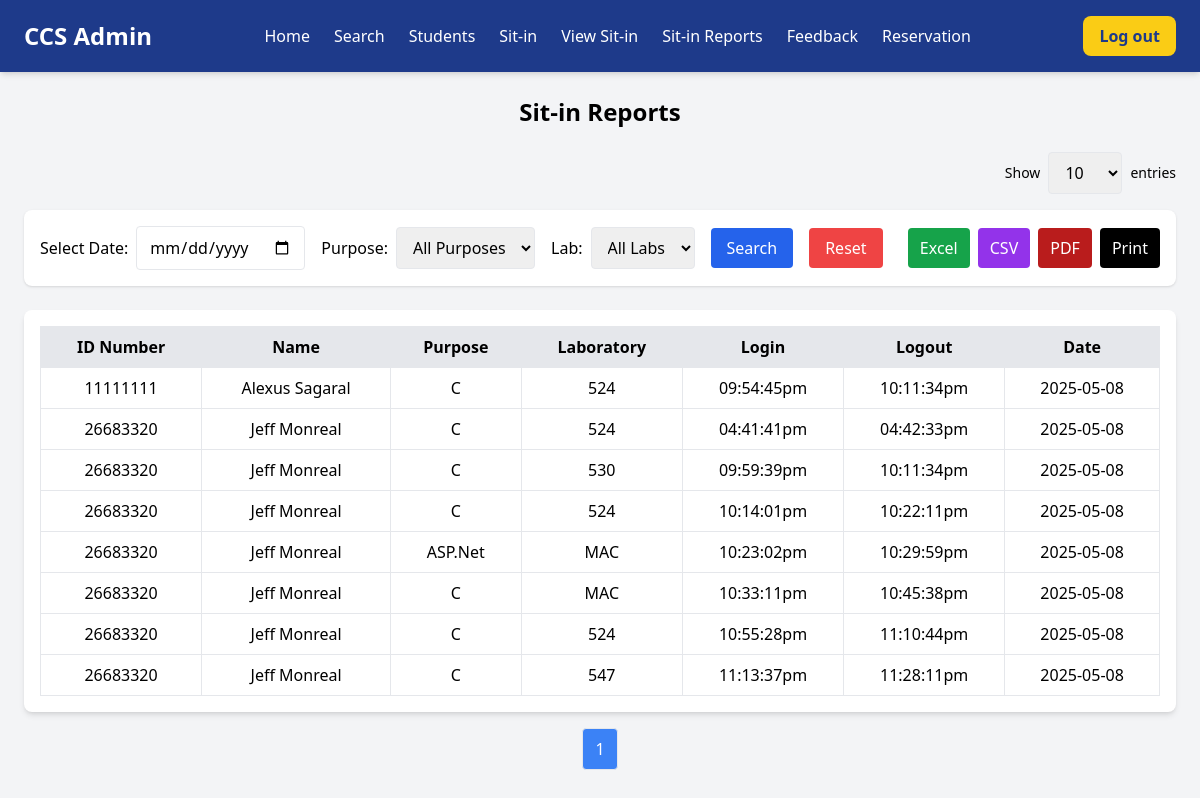
The page /sit-in-reports.php (signed in) on the database its author committed.
### tables this page shows
CREATE TABLE `sit_in_sessions` (
  `id` int(11) NOT NULL,
  `student_id` int(11) NOT NULL,
  `lab_room` varchar(50) NOT NULL,
  `purpose` varchar(100) NOT NULL,
  `start_time` datetime NOT NULL,
  `end_time` datetime DEFAULT NULL,
  `status` enum('active','completed') DEFAULT 'active',
  `created_at` timestamp NOT NULL DEFAULT current_timestamp()
);

CREATE TABLE `users` (
  `ID` int(11) NOT NULL,
  `ID_NUMBER` int(11) NOT NULL,
  `LASTNAME` varchar(50) NOT NULL,
  `FIRSTNAME` varchar(50) NOT NULL,
  `MIDDLENAME` varchar(50) DEFAULT NULL,
  `COURSE` varchar(100) DEFAULT NULL,
  `YEAR` int(11) DEFAULT NULL,
  `USERNAME` varchar(50) NOT NULL,
  `PASSWORD` varchar(100) NOT NULL,
  `EMAIL` varchar(100) NOT NULL,
  `ADDRESS` varchar(30) DEFAULT NULL,
  `SESSION` int(11) DEFAULT 30,
  `IMAGE` varchar(100) DEFAULT NULL,
  `CREATED_AT` timestamp NOT NULL DEFAULT current_timestamp(),
  `user_type` enum('student','admin') NOT NULL DEFAULT 'student',
  `POINTS` int(11) DEFAULT 0
);

### sit-in-reports.php (the view, shortened to what this page needs)
<?php
require_once 'database.php';
$entries_per_page = isset($_GET['entries']) ? (int)$_GET['entries'] : 10;
$page = isset($_GET['page']) ? (int)$_GET['page'] : 1;
$offset = ($page - 1) * $entries_per_page;
$query = "SELECT s.*, u.FIRSTNAME, u.LASTNAME
          FROM sit_in_sessions s
          JOIN users u ON s.student_id = u.ID_NUMBER
          WHERE s.status = 'completed'";
$params = [];
$types = "";
$query .= " ORDER BY DATE(s.end_time) ASC LIMIT ? OFFSET ?";
$params[] = $entries_per_page;
$params[] = $offset;
$types .= "ii";
$stmt = $conn->prepare($query);
if (!empty($params)) {
    $stmt->bind_param($types, ...$params);
}
$stmt->execute();
$records = $stmt->get_result();
$count_query = "SELECT COUNT(*) as total
                FROM sit_in_sessions s
                JOIN users u ON s.student_id = u.ID_NUMBER
                WHERE s.status = 'completed'";
$count_stmt = $conn->prepare($count_query);
$count_stmt->execute();
$total_records = $count_stmt->get_result()->fetch_assoc()['total'];
$total_pages = ceil($total_records / $entries_per_page);
?>
<!DOCTYPE html>
<html lang="en">
<head>
    <script src="https://cdn.tailwindcss.com"></script>
</head>
<body class="bg-gray-100">
    <?php include 'admin-nav.php'; ?>
    <div class="max-w-7xl mx-auto p-6">
        <h2 class="text-2xl font-bold text-center mb-6">Sit-in Reports</h2>
        <div class="flex justify-end mb-4">
            <form method="GET" class="flex items-center gap-2">
            <label for="entries" class="text-sm font-medium">Show</label>
            <select name="entries" id="entries" class="border rounded px-3 py-2" onchange="this.form.submit()">
                <option value="10" <?= $entries_per_page == 10 ? 'selected' : '' ?>>10</option>
            </select>
            <span class="text-sm font-medium">entries</span>
            </form>
        </div>
        <form method="POST" class="flex gap-4 mb-6 flex-wrap items-center bg-white p-4 rounded-lg shadow">
            <div class="flex items-center gap-2">
                <label class="font-medium">Select Date:</label>
                <input type="date" name="end_date" class="border rounded px-3 py-2"
                       value="<?php echo isset($_POST['end_date']) ? $_POST['end_date'] : ''; ?>"
                       required>
            </div>
            <div class="flex items-center gap-2">
                <label class="font-medium">Purpose:</label>
                <select name="purpose" class="border rounded px-3 py-2">
                    <option value="">All Purposes</option>
                </select>
            </div>
            <div class="flex items-center gap-2">
                <label class="font-medium">Lab:</label>
                <select name="lab" class="border rounded px-3 py-2">
                    <option value="">All Labs</option>
                </select>
            </div>
            <button type="submit" class="bg-blue-600 text-white px-4 py-2 rounded hover:bg-blue-700">Search</button>
            <a href="sit-in-reports.php" class="bg-red-500 text-white px-4 py-2 rounded hover:bg-red-600">Reset</a>
            <div class="flex flex-1 justify-end gap-2">
                <a href="#" onclick="exportToExcel()" class="bg-green-600 text-white px-3 py-2 rounded">Excel</a>
                <a href="?export=csv" class="bg-purple-600 text-white px-3 py-2 rounded">CSV</a>
                <a href="?export=pdf" class="bg-red-700 text-white px-3 py-2 rounded">PDF</a>
                <a href="#" onclick="printReport()" class="bg-black text-white px-3 py-2 rounded">Print</a>
            </div>
        </form>
        <div class="bg-white shadow-md rounded-lg p-4">
            <div class="max-h-[600px] overflow-y-auto">
                <div id="reportTable">
                    <table class="w-full border-collapse border border-gray-300">
                        <thead class="bg-gray-200 sticky top-0">
                            <tr>
                                <th class="border px-4 py-2">ID Number</th>
                                <th class="border px-4 py-2">Name</th>
                                <th class="border px-4 py-2">Purpose</th>
                                <th class="border px-4 py-2">Laboratory</th>
                                <th class="border px-4 py-2">Login</th>
                                <th class="border px-4 py-2">Logout</th>
                                <th class="border px-4 py-2">Date</th>
                            </tr>
                        </thead>
                        <tbody>
                            <?php while ($row = $records->fetch_assoc()): ?>
                            <tr class="text-center">
                                <td class="border px-4 py-2"><?php echo htmlspecialchars($row['student_id']); ?></td>
                                <td class="border px-4 py-2"><?php echo htmlspecialchars($row['FIRSTNAME'] . ' ' . $row['LASTNAME']); ?></td>
                                <td class="border px-4 py-2"><?php echo htmlspecialchars($row['purpose']); ?></td>
                                <td class="border px-4 py-2"><?php echo htmlspecialchars($row['lab_room']); ?></td>
                                <td class="border px-4 py-2"><?php echo date("h:i:sa", strtotime($row['start_time'])); ?></td>
                                <td class="border px-4 py-2"><?php echo date("h:i:sa", strtotime($row['end_time'])); ?></td>
                                <td class="border px-4 py-2"><?php echo date("Y-m-d", strtotime($row['start_time'])); ?></td>
                            </tr>
                            <?php endwhile; ?>
                        </tbody>
                    </table>
                </div>
            </div>
        </div>
        <div class="flex justify-center mt-4">
            <?php for ($i = 1; $i <= $total_pages; $i++): ?>
                <a href="?entries=<?= $entries_per_page ?>&page=<?= $i ?>" class="px-3 py-2 mx-1 border rounded <?= $i == $page ? 'bg-blue-500 text-white' : 'bg-gray-200 text-gray-700' ?>">
                    <?= $i ?>
                </a>
            <?php endfor; ?>
        </div>
    </div>
</body>
</html>
</html>

### rows shown on the page
sit_in_sessions: student "11111111", users.FIRSTNAME+LASTNAME "Alexus Sagaral", purpose "C", lab_room "524", start_time "09:54:45pm", end_time "10:11:34pm", start_time "2025-05-08"
sit_in_sessions: student "26683320", users.FIRSTNAME+LASTNAME "Jeff Monreal", purpose "C", lab_room "524", start_time "04:41:41pm", end_time "04:42:33pm", start_time "2025-05-08"
sit_in_sessions: student "26683320", users.FIRSTNAME+LASTNAME "Jeff Monreal", purpose "C", lab_room "530", start_time "09:59:39pm", end_time "10:11:34pm", start_time "2025-05-08"
sit_in_sessions: student "26683320", users.FIRSTNAME+LASTNAME "Jeff Monreal", purpose "C", lab_room "524", start_time "10:14:01pm", end_time "10:22:11pm", start_time "2025-05-08"
sit_in_sessions: student "26683320", users.FIRSTNAME+LASTNAME "Jeff Monreal", purpose "ASP.Net", lab_room "MAC", start_time "10:23:02pm", end_time "10:29:59pm", start_time "2025-05-08"
sit_in_sessions: student "26683320", users.FIRSTNAME+LASTNAME "Jeff Monreal", purpose "C", lab_room "MAC", start_time "10:33:11pm", end_time "10:45:38pm", start_time "2025-05-08"
sit_in_sessions: student "26683320", users.FIRSTNAME+LASTNAME "Jeff Monreal", purpose "C", lab_room "524", start_time "10:55:28pm", end_time "11:10:44pm", start_time "2025-05-08"
sit_in_sessions: student "26683320", users.FIRSTNAME+LASTNAME "Jeff Monreal", purpose "C", lab_room "547", start_time "11:13:37pm", end_time "11:28:11pm", start_time "2025-05-08"
